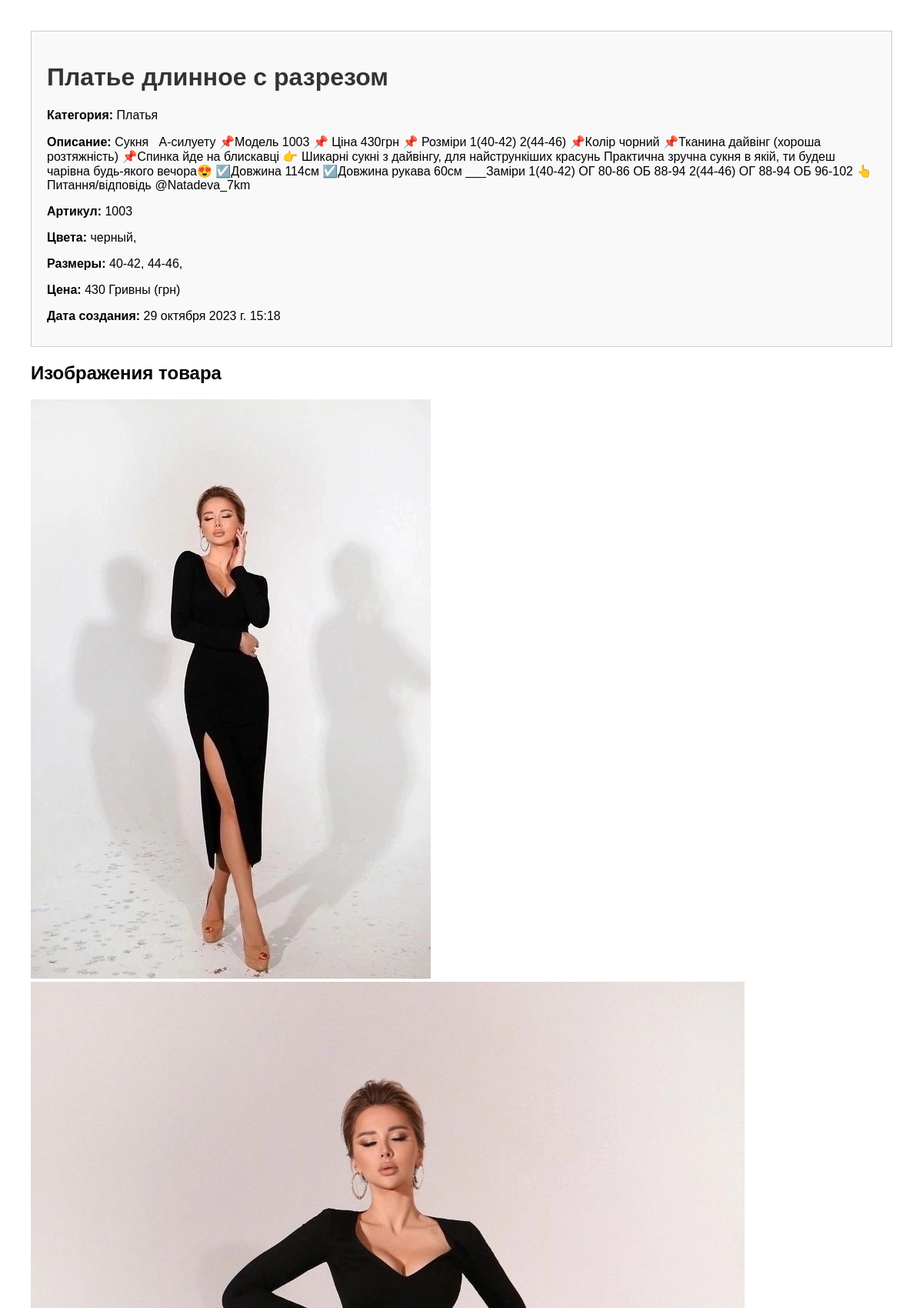
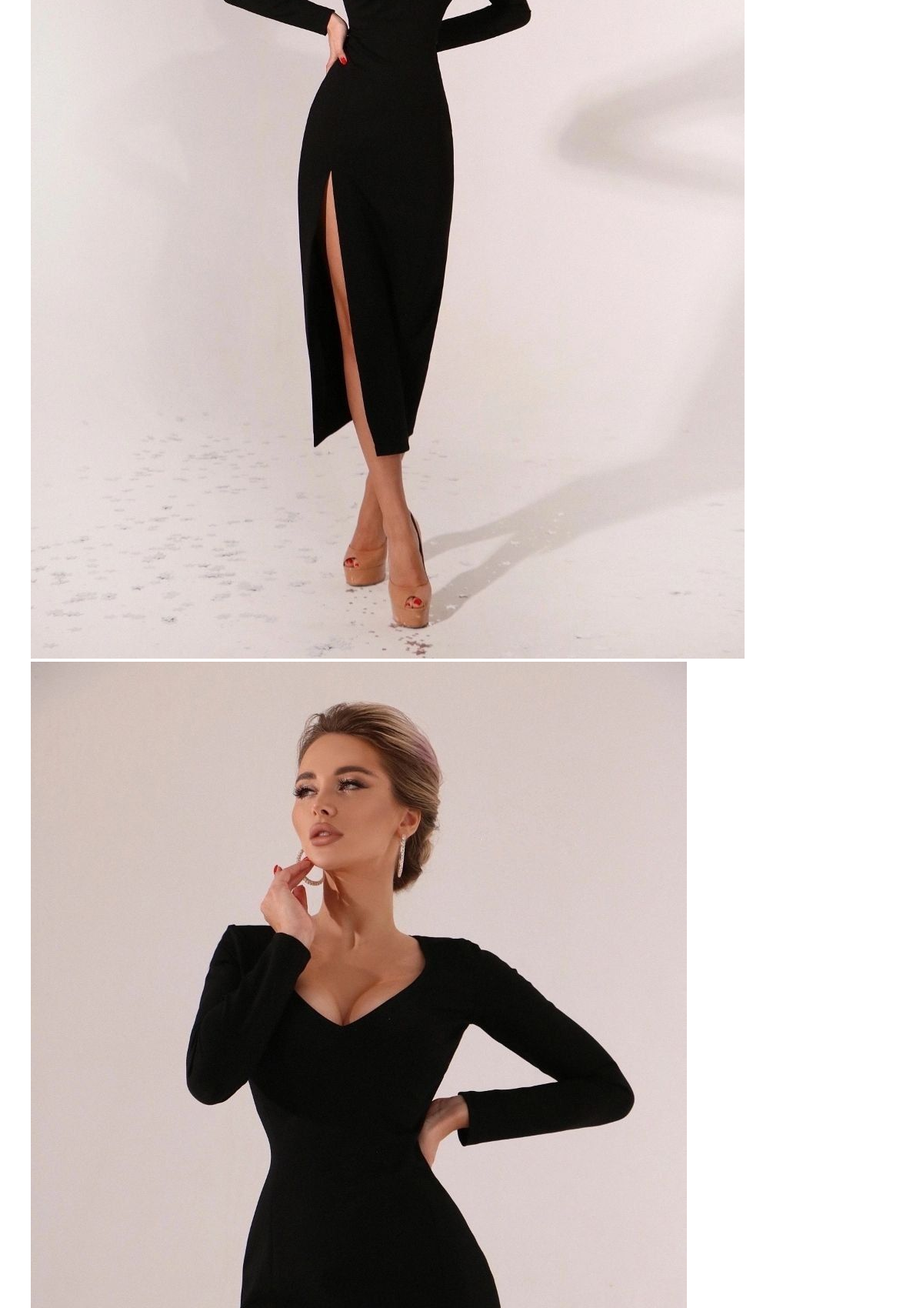
The app's page /products/platia/plate-dlinnoe-s-razrezom-1003/ (upper part) with its own data (2 pictures, top to bottom).
### catalog/models.py (models this page shows, shortened)
class Product(models.Model):
    title = models.CharField(max_length=200, verbose_name='Наименование')
    category = models.ForeignKey('Category', on_delete=models.CASCADE, verbose_name='Категория')
    description = models.TextField(verbose_name='Описание')
    sku = models.CharField(max_length=50, unique=True, verbose_name='Артикул')
    colors = models.ManyToManyField('Color', blank=True, verbose_name='Цвета')
    sizes = models.ManyToManyField('Size', blank=True, verbose_name='Размеры')
    price = models.DecimalField(max_digits=4, decimal_places=0, default=0, verbose_name='Цена')
    CURRENCY_CHOICES = (
        ('UAH', 'Гривны (грн)'),
        ('USD', 'Доллары (USD)'),
        ('EUR', 'Евро (EUR)'),
    )
    currency = models.CharField(max_length=3, choices=CURRENCY_CHOICES, default='UAH', verbose_name='Валюта')
    slug = models.SlugField(max_length=200, unique=True, blank=True, verbose_name='Слаг')
    created_at = models.DateTimeField(auto_now_add=True, verbose_name='Дата создания')
    updated_at = models.DateTimeField(auto_now=True, verbose_name='Дата обновления')
    is_active = models.BooleanField(default=True, verbose_name='Включен')
    def get_total_stock(self):
        total_stock = 0
        for modification in self.modifications.all():
            total_stock += modification.stock
        return total_stock
    get_total_stock.short_description = 'Общие остатки'
    def get_colors(self):
        return ", ".join([color.name for color in self.colors.all()])
    get_colors.short_description = 'Цвета товара'
    def get_sizes(self):
        return ", ".join([size.name for size in self.sizes.all()])
    get_sizes.short_description = 'Размеры товара'
    def thumbnail_image(self):
        images = Image.objects.filter(modification__product=self)
        if images:
            return format_html('<img src="{}"/>', images[0].thumbnail.url)
        return format_html('<p>No Image</p>')
    thumbnail_image.short_description = 'Миниатюра изображения'
    class Meta:
        verbose_name = 'Товар'
        verbose_name_plural = 'Товары'

class Category(models.Model):
    name = models.CharField(max_length=200, verbose_name='Наименование категории')
    slug = models.SlugField(max_length=200, unique=True, blank=True, verbose_name='Слаг')
    created_at = models.DateTimeField(auto_now_add=True, verbose_name='Дата создания')
    def __str__(self):
        return self.name
    class Meta:
        verbose_name = 'Категория товара'
        verbose_name_plural = 'Категории товара'
        ordering = ('name',)
        get_latest_by = 'created_at'

class Color(models.Model):
    name = models.CharField(max_length=50, unique=True)
    class Meta:
        verbose_name = 'Цвет'
        verbose_name_plural = 'Цвета'
        ordering = ['name']

class Size(models.Model):
    name = models.CharField(max_length=10, unique=True)
    class Meta:
        verbose_name = 'Размер'
        verbose_name_plural = 'Размеры'
        ordering = ['name']

class Image(models.Model):
    modification = models.ForeignKey('ProductModification', on_delete=models.CASCADE,
                                     verbose_name='Модификация товара', related_name='images')
    image = models.ImageField(upload_to='images/', verbose_name='Оригинальное изображение')
    thumbnail = ImageSpecField(
        source='image',
        processors=[ResizeToFit(100, 100)],
        format='JPEG',
        options={'quality': 60},
    )
    large_image = ImageSpecField(
        source='image',
        processors=[ResizeToFit(800, 800)],
        format='JPEG',
        options={'quality': 90}
    )
    def thumbnail_image(self):
        return format_html('<img src="{}"/>', self.thumbnail.url)
    thumbnail_image.allow_tags = True
    thumbnail_image.short_description = 'Миниатюра изображения'
    class Meta:
        verbose_name = 'Изображение товара'
        verbose_name_plural = 'Изображения товара'

### catalog/views.py (the view)
# urls.py: path('products/<slug:category_slug>/<slug:product_slug>/', views.product_detail, name='product_detail'),
def product_detail(request, category_slug, product_slug):
    category = Category.objects.get(slug=category_slug)
    product = Product.objects.get(slug=product_slug, category=category)
    images = Image.objects.filter(modification__product=product)  # Получите изображения товара
    return render(request, 'product_detail.html', {'product': product, 'images': images})

### catalog/templates/product_detail.html (shortened to what this page needs)
<!DOCTYPE html>
<html>
<head>
</head>
<body>
    <div class="product-details">
        <h1>{{ product.title }}</h1>
        <p><strong>Категория:</strong> {{ product.category }}</p>
        <p><strong>Описание:</strong> {{ product.description }}</p>
        <p><strong>Артикул:</strong> {{ product.sku }}</p>
        <p><strong>Цвета:</strong>
            {% for color in product.colors.all %}
                {{ color.name }},
            {% empty %}
                Нет данных
            {% endfor %}
        </p>
        <p><strong>Размеры:</strong>
            {% for size in product.sizes.all %}
                {{ size.name }},
            {% empty %}
                Нет данных
            {% endfor %}
        </p>
        <p><strong>Цена:</strong> {{ product.price }} {{ product.get_currency_display }}</p>
        <p><strong>Дата создания:</strong> {{ product.created_at }}</p>
    </div>
    <div class="product-image">
        <h2>Изображения товара</h2>
        {% for image in images %}
            <img src="{{ image.large_image.url }}" alt="{{ product.title }}">
        {% empty %}
            <p>Нет изображений</p>
        {% endfor %}
    </div>
</body>
</html>

### catalog/templates/product_detail.html (style rules this page uses)
body { font-family: Arial, sans-serif; margin: 20px; padding: 20px; }
h1 { color: #333; }
p { margin-bottom: 10px; }
.product-details { border: 1px solid #ccc; padding: 20px; background-color: #f9f9f9; }
.product-image { max-width: 400px; }

### records on screen
Product: title "Платье длинное с разрезом", category "Платья", description "Сукня А-силуету 📌Модель 1003 📌 Ціна 430грн 📌 Розміри 1(40-42) 2(44-46) 📌Колір чорний 📌Тканина дайвінг (хороша розтяжність) 📌Спинка йде на блискавці 👉 Шикарні сукні з дайвінгу, для найстрункіших красунь Практична зручна сукня в якій, ти будеш чарівна будь-якого вечора😍 ☑️Довжина 114см ☑️Довжина рукава 60см ___Заміри 1(40-42) ОГ 80-86 ОБ 88-94 2(44-46) ОГ 88-94 ОБ 96-102 👆Питання/відповідь @Natadeva_7km", sku "1003", price "430", currency "Гривны (грн)", created_at "29 октября 2023 г. 15:18"
Color: name "черный"
Size: name "40-42"
Size: name "44-46"
Image: large_image (picture)
Image: large_image (picture)
Image: large_image (picture)
